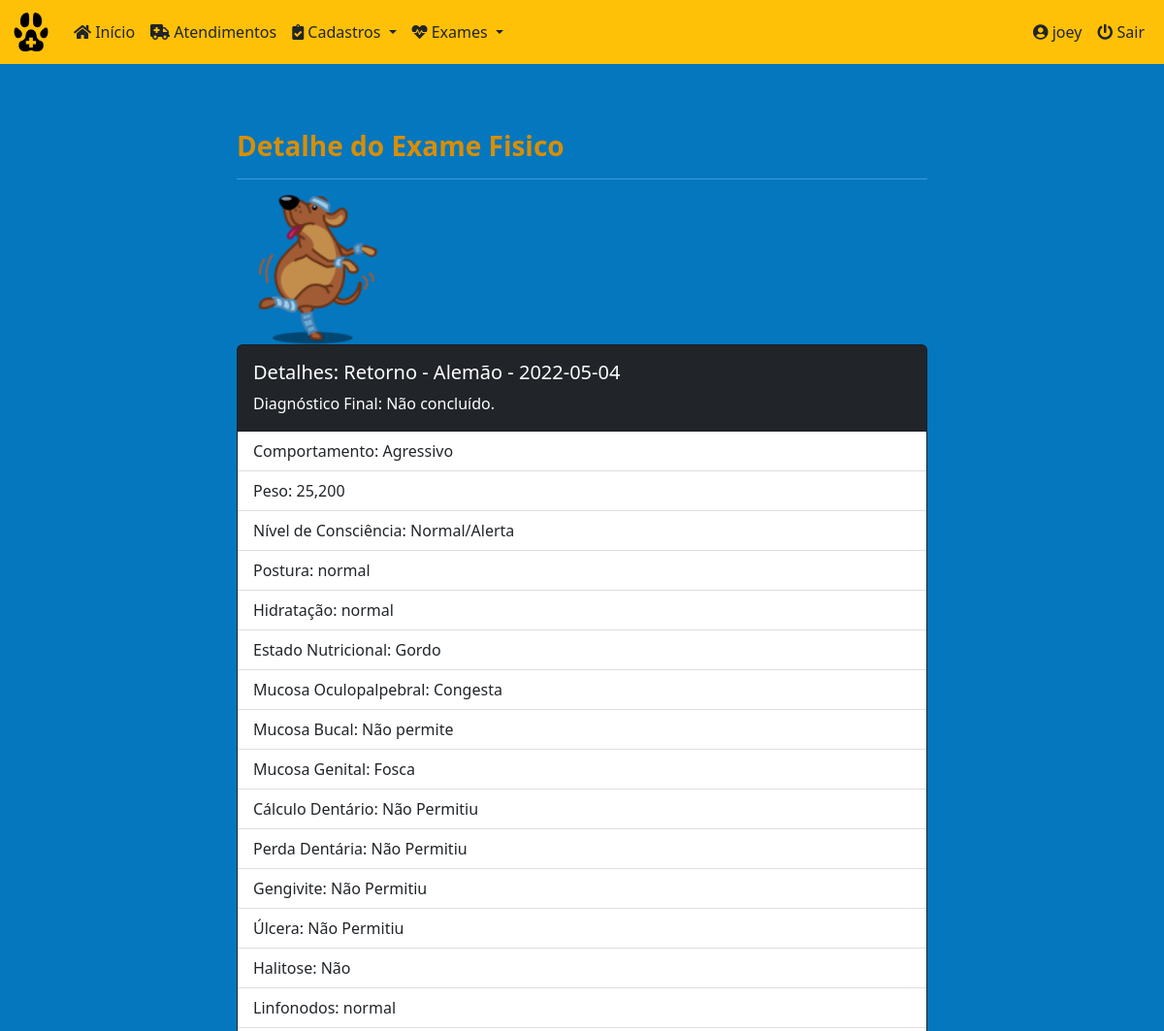
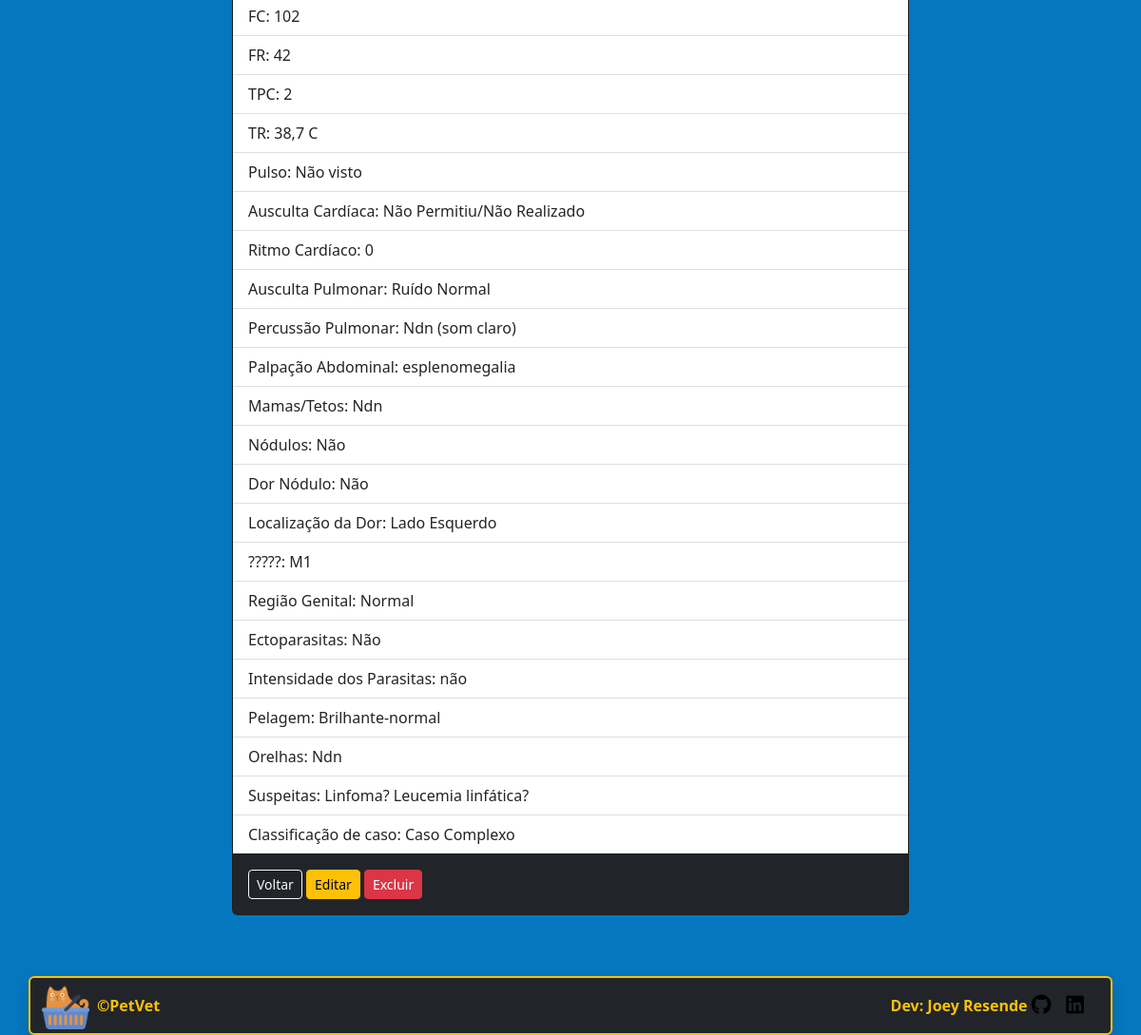
Page /petvet/physical_exam/1 (signed in) on the committed database (2 pictures, top to bottom).
### core/models.py (models this page shows, shortened)
class PhysicalExam(models.Model):
    medical_care = models.ForeignKey(
        'MedicalCare', on_delete=models.PROTECT, null=True, verbose_name='Atendimento')
    choice_conduct = models.CharField(
        max_length=9, choices=conduct, verbose_name='Conduta')
    weight = models.DecimalField(
        max_digits=6, decimal_places=3, verbose_name='Peso', default=0)
    choice_consciousness = models.CharField(
        max_length=18, choices=consciousness, verbose_name='Nivel de Consciência')
    stance = models.CharField(max_length=30, verbose_name='Postura')
    hydration = models.CharField(max_length=30, verbose_name='Hidratação')
    choice_nutricional_status = models.CharField(
        max_length=18, choices=nutricional_status, verbose_name='Estado Nutricional')
    oculopalpebral = models.CharField(
        max_length=30, default='Não Permitiu', verbose_name='Mucosa Oculopalpebral')
    bucal = models.CharField(
        max_length=30, default='Não Permitiu', verbose_name='Mucosa Bucal')
    genital = models.CharField(
        max_length=30, default='Não Permitiu', verbose_name='Mucosa Genital')
    choice_dental_calculus = models.CharField(
        max_length=18, choices=dental_calculus, verbose_name='Cálculo Dentário')
    choice_dental_loss = models.CharField(
        max_length=29, choices=dental_loss, verbose_name='Perda Dentário')
    gengivite = models.CharField(
        max_length=18, choices=dental_calculus, verbose_name='Gengivite')
    choice_ulcera = models.CharField(
        max_length=12, choices=ulcera, verbose_name='Úlcera')
    choice_halitose = models.CharField(
        max_length=18, choices=dental_calculus, verbose_name='Halitose')
    linfonodos = models.CharField(max_length=60, verbose_name='Linfonodos')
    fc = models.CharField(max_length=30, default=0, verbose_name='FC')
    fr = models.CharField(max_length=30, default=0, verbose_name='FR')
    tpc = models.CharField(max_length=30, default=0, verbose_name='TPC')
    tr = models.CharField(max_length=30, default=0, verbose_name='TR')
    pulse = models.CharField(max_length=30, default=0, verbose_name='Pulso')
    choice_auscu_cardio = models.CharField(
        max_length=26, choices=auscu_cardio, verbose_name='Ausculta Cardíaca')
    heart_rate = models.CharField(
        max_length=30, default=0, verbose_name='Ritmo Cardíaco')
    choice_auscu_pulmonar = models.CharField(
        max_length=17, choices=auscu_pulmonar, verbose_name='Ausculta Pulmonar')
    choice_percu_pulmonar = models.CharField(
        max_length=17, choices=percu_pulmonar, verbose_name='Percussão Pulmonar')
    palpa_abdominal = models.CharField(
        max_length=60, verbose_name='Palpação Abdominal')
    choice_mamas = models.CharField(
        max_length=17, choices=mamas, verbose_name='Mamas/Tetos')
    choice_nodulo = models.CharField(
        max_length=17, choices=nodulo, verbose_name='Nódulos')
    choice_nodulo_pain = models.CharField(
        max_length=30, choices=castrated_status, verbose_name='Dor Nódulo')
    choice_local_pain = models.CharField(
        max_length=30, choices=local_pain, verbose_name='Local da Dor')
    choice_pain_m = models.CharField(
        max_length=3, choices=pain_m, verbose_name='Código Região')
    genital_region = models.CharField(
        max_length=30, default='Normal', verbose_name='Região Genital')
    choice_ectoparasitas = models.CharField(
        max_length=30, choices=parasitas, verbose_name='Ectoparasitas')
    ectoparasitas_intensity = models.CharField(
        max_length=30,  null=True, blank=True, verbose_name='Intensidade dos Parasitas')
    pelage = models.CharField(
        max_length=60, default='Normal', verbose_name='Pelagem')
    ears = models.CharField(
        max_length=60, default='Normal', verbose_name='Orelhas')
    diag_differ = models.TextField(
        max_length=1000, verbose_name='Suspeitas')
    diag_final = models.TextField(
        max_length=1000, verbose_name='Diagnósticos Definitivos')
    case_classification = models.CharField(
        max_length=13, choices=classifier, verbose_name='Classificação de caso')
    class Meta:
        ordering = ['id']

class MedicalCare(models.Model):
    id = models.AutoField(primary_key=True)
    date = models.DateField(default=date.today, verbose_name='Data')
    time = models.TimeField(verbose_name='Hora')
    pet_name = models.ForeignKey(
        'Pets', on_delete=models.PROTECT, null=True, verbose_name='Nome do Pet')
    procedure = models.CharField(
        max_length=8, choices=procedures, verbose_name='Tipo de atendimento')
    vet_name = models.ForeignKey(
        'Vet', on_delete=models.PROTECT, null=True, verbose_name='Veterinario')
    sedative = models.CharField(
        max_length=8, choices=type_sedative, default='Não', verbose_name='Tipo de sedativo')
    report = models.TextField(
        max_length=1000, verbose_name='Relato do problema')
    class Meta:
        ordering = ['-date']
    def __str__(self):
        return f'{self.procedure} - {self.pet_name} - {self.date}'

class Pets(models.Model):
    id = models.AutoField(primary_key=True)
    pet_name = models.CharField(
        max_length=30, verbose_name='Nome do Pet')
    species = models.CharField(
        max_length=20, verbose_name='Espécie')
    breed = models.CharField(
        max_length=30, verbose_name='Raça')
    gender = models.CharField(
        max_length=5, choices=sex_status, verbose_name='Gênero')
    date_of_birth = models.DateField(
        null=True, blank=True, verbose_name='Data de Nascimento')
    castrated = models.CharField(
        max_length=3, choices=castrated_status, default='N', verbose_name='Castrado?')
    weight = models.DecimalField(
        max_digits=6, decimal_places=3, verbose_name='Peso', default=0)
    tutor_name = models.ForeignKey(
        'Tutor', on_delete=models.PROTECT, null=True, verbose_name='Nome do Tutor')
    class Meta:
        ordering = ['-id']
    def __str__(self):
        return self.pet_name

### core/views.py (the view)
# urls.py: path('physical_exam/<int:pk>', PhysicalExamDetail.as_view(),
class PhysicalExamDetail(LoginRequiredMixin, DetailView):
    login_url = reverse_lazy('login')
    model = PhysicalExam
    template_name = 'core/physical_exam_detail.html'
    success_url = reverse_lazy('physical_exams')

### core/templates/core/physical_exam_detail.html (shortened to what this page needs)
{% extends 'core/base_model.html' %}
{% load static %}
{% block content %}
<div class="row">
  <div class="col-sm-8 mx-auto">
    <div class="container">
      <h3><strong>Detalhe do Exame Fisico</strong></h3><hr>
      <div class="row col-3">
        <img class="card-img-top" src="{% static 'img/fitness_dog.png/' %}" alt="Imagem de capa do card">
      </div>
      <div class="card text-white bg-dark mb-3">
        <div class="card-body">
          <h5 class="card-title">Detalhes: {{ physicalexam.medical_care }}</h5>
          <p class="card-text">Diagnóstico Final: {{ physicalexam.diag_final }}</p>
        </div>
          <ul class="list-group list-group-flush">
            <li class="list-group-item">Comportamento: {{ physicalexam.choice_conduct }}</li>
            <li class="list-group-item">Peso: {{ physicalexam.weight }}</li>
            <li class="list-group-item">Nível de Consciência: {{ physicalexam.choice_consciousness }}</li>
            <li class="list-group-item">Postura: {{ physicalexam.stance }}</li>
            <li class="list-group-item">Hidratação: {{ physicalexam.hydration }}</li>
            <li class="list-group-item">Estado Nutricional: {{ physicalexam.choice_nutricional_status }}</li>
            <li class="list-group-item">Mucosa Oculopalpebral: {{ physicalexam.oculopalpebral }}</li>
            <li class="list-group-item">Mucosa Bucal: {{ physicalexam.bucal }}</li>
            <li class="list-group-item">Mucosa Genital: {{ physicalexam.genital }}</li>
            <li class="list-group-item">Cálculo Dentário: {{ physicalexam.choice_dental_calculus }}</li>
            <li class="list-group-item">Perda Dentária: {{ physicalexam.choice_dental_loss }}</li>
            <li class="list-group-item">Gengivite: {{ physicalexam.gengivite }}</li>
            <li class="list-group-item">Úlcera: {{ physicalexam.choice_ulcera }}</li>
            <li class="list-group-item">Halitose: {{ physicalexam.choice_halitose }}</li>
            <li class="list-group-item">Linfonodos: {{ physicalexam.linfonodos }}</li>
            <li class="list-group-item">FC: {{ physicalexam.fc }}</li>
            <li class="list-group-item">FR: {{ physicalexam.fr }}</li>
            <li class="list-group-item">TPC: {{ physicalexam.tpc }}</li>
            <li class="list-group-item">TR: {{ physicalexam.tr }}</li>
            <li class="list-group-item">Pulso: {{ physicalexam.pulse }}</li>
            <li class="list-group-item">Ausculta Cardíaca: {{ physicalexam.choice_auscu_cardio }}</li>
            <li class="list-group-item">Ritmo Cardíaco: {{ physicalexam.heart_rate }}</li>
            <li class="list-group-item">Ausculta Pulmonar: {{ physicalexam.choice_auscu_pulmonar }}</li>
            <li class="list-group-item">Percussão Pulmonar: {{ physicalexam.choice_percu_pulmonar }}</li>
            <li class="list-group-item">Palpação Abdominal: {{ physicalexam.palpa_abdominal }}</li>
            <li class="list-group-item">Mamas/Tetos: {{ physicalexam.choice_mamas }}</li>
            <li class="list-group-item">Nódulos: {{ physicalexam.choice_nodulo }}</li>
            <li class="list-group-item">Dor Nódulo: {{ physicalexam.choice_nodulo_pain }}</li>
            <li class="list-group-item">Localização da Dor: {{ physicalexam.choice_local_pain }}</li>
            <li class="list-group-item">?????: {{ physicalexam.choice_pain_m }}</li>
            <li class="list-group-item">Região Genital: {{ physicalexam.genital_region }}</li>
            <li class="list-group-item">Ectoparasitas: {{ physicalexam.choice_ectoparasitas }}</li>
            <li class="list-group-item">Intensidade dos Parasitas: {{ physicalexam.ectoparasitas_intensity }}</li>
            <li class="list-group-item">Pelagem: {{ physicalexam.pelage }}</li>
            <li class="list-group-item">Orelhas: {{ physicalexam.ears }}</li>
            <li class="list-group-item">Suspeitas: {{ physicalexam.diag_differ }}</li>
            <li class="list-group-item">Classificação de caso: {{ physicalexam.case_classification }}</li>
          </ul>
        <div class="card-body">
          <a href="{% url 'physical_exams' %}" class="btn btn-outline-light btn-sm">Voltar</a>
          <a href="{% url 'physical_exam_edit' physicalexam.pk %}" class="btn btn-warning btn-sm">Editar</a>
          <a href="{% url 'physical_exam_delete' physicalexam.pk %}" class="btn btn-danger btn-sm">Excluir</a>
        </div>
      </div>
    </div>
  </div>
</div>
{% endblock %}

### core/templates/core/base_model.html (shortened to what this page needs)
{% load static %}
<!DOCTYPE html>
<html lang="pt-br" class="h-100">
<head>
  <link rel="stylesheet" href="{% static 'css/bootstrap.min.css/' %}" />
  <link rel="stylesheet" href="https://cdnjs.cloudflare.com/ajax/libs/font-awesome/5.11.2/css/all.css">
  <link rel="stylesheet" href="{% static 'css/styles.css/' %}" />
  <link rel="stylesheet" type="text/css" href="https://cdn.datatables.net/v/bs5/dt-1.11.5/datatables.min.css" />
</head>
<body class="d-flex flex-column h-100">
  <main class="flex-shrink-0  ">
    {% block menu %}
    <nav class="navbar navbar-expand-lg sticky-top bg-warning">
      <div class="container-fluid">
        <a class="navbar-brand" href="{% url 'index' %}">
          <img src="{% static 'img/favicon.ico/' %}" height="40" alt="" />
        </a>
        <div class="collapse navbar-collapse" id="navbarsExample06">
          <ul class="navbar-nav me-auto mb-2 mb-xl-0">
            <li class="nav-item">
              <a class="nav-link text-dark" href="{% url 'index' %}">
                <i class="fa fa-home" aria-hidden="true"></i>
                Início
              </a>
            </li>
            <li class="nav-item">
              <a class="nav-link text-dark" href="{% url 'medical_cares' %}">
                <i class="fas fa-ambulance" aria-hidden="true"></i>
                Atendimentos
              </a>
            </li>
            <li class="nav-item dropdown">
              <a class="nav-link text-dark dropdown-toggle" href="#" data-bs-toggle="dropdown" aria-expanded="false">
                <i class="fas fa-clipboard-check" aria-hidden="true"></i>
                Cadastros
              </a>
            </li>
            <li class="nav-item dropdown">
              <a class="nav-link text-dark dropdown-toggle" href="#" data-bs-toggle="dropdown" aria-expanded="false">
                <i class="fas fa-heartbeat" aria-hidden="true"></i>
                Exames
              </a>
            </li>
          </ul>
          <div class="collapse navbar-collapse d-lg-flex justify-content-end">
            <ul class="navbar-nav bd-navbar-nav flex=row">
              {% if request.user.is_authenticated %}
              <li class="nav-item">
                  <a class="nav-link text-dark" href="{% url 'meus_dados' %}">
                    <i class="fas fa-user-circle" aria-hidden="true"></i>
                    <span id="username">{{ request.user }}</span>
                  </a>
              </li>
              <li class="nav-item">
                <a class="nav-link text-dark" href="{% url 'logout' %}">
                  <i class="fas fa-power-off" aria-hidden="true"></i>
                  Sair
                </a>
              </li>
              {% endif %}
            </ul>
          </div>
         </div>
      </div>
    </nav>
    {% endblock %}
    <div class="container py-5">
      {% block content %}
      {% endblock %}
    </div>
  </main>
{% block footer %}
<div class="container border border-warning border-2 rounded shadow bg-dark">
  <footer class="d-flex flex-wrap justify-content-between align-items-center py-1">
    <div class="col-md-4 d-flex align-items-center">
      <a href="{% url 'index' %}" class="mb-3 me-2 mb-md-0">
        <img src="{% static 'img/cat_yellow.png/' %}" width="50" height="50" alt="">
      </a>
      <span class="mb-3 mb-md-0 text-warning"><strong>&copy;PetVet</strong></span>
    </div>
    <ul class="nav col-md-4 justify-content-end list-unstyled d-flex">
      <li class="ms-3 text-warning"><strong>Dev: Joey Resende</strong>  <a href="https://github.com/Joey-Resende" target="_blank">
        <i class="fab fa-github fa-lg text-black" aria-hidden="true"></i>
      </a></li>
      <li class="ms-3"><a href="https://www.linkedin.com/in/givanildo-resende/" target="_blank">
        <i class="fab fa-linkedin fa-lg text-black" aria-hidden="true"></i>
      </a></li>
    </ul>
  </footer>
</div>
{% endblock %}
</body>
</html>

### static/css/styles.css (style rules this page uses)
:root { --preto: #000000; --branco-1: #ffffff; --branco-2: #E0E2DD; --azul-1: #0477BF; --azul-2: #0388A6; --azul-3: #003570; --amarelo-1: #F2CB05; --amarelo-2: #D98E04; }
body { background-color: var(--azul-1); color: var(--preto); padding-bottom: 20px; }
h3 { color: var(--amarelo-2); }
div { color: var(--branco-1); }
.navbar { background-color: var(--amarelo-1); color: var(--amarelo-2); margin-bottom: 20px; }
p { color: var(--branco-1); }

### rows in the picture
PhysicalExam: medical_care "Retorno - Alemão - 2022-05-04", diag_final "Não concluído.", choice_conduct "Agressivo", weight "25,200", choice_consciousness "Normal/Alerta", stance "normal", hydration "normal", choice_nutricional_status "Gordo", oculopalpebral "Congesta", bucal "Não permite", genital "Fosca", choice_dental_calculus "Não Permitiu", choice_dental_loss "Não Permitiu", gengivite "Não Permitiu", choice_ulcera "Não Permitiu", choice_halitose "Não", linfonodos "normal", fc "102", fr "42", tpc "2", tr "38,7 C", pulse "Não visto", choice_auscu_cardio "Não Permitiu/Não Realizado", heart_rate "0", choice_auscu_pulmonar "Ruído Normal", choice_percu_pulmonar "Ndn (som claro)", palpa_abdominal "esplenomegalia", choice_mamas "Ndn", choice_nodulo "Não", choice_nodulo_pain "Não", choice_local_pain "Lado Esquerdo", choice_pain_m "M1", genital_region "Normal", choice_ectoparasitas "Não", ectoparasitas_intensity "não", pelage "Brilhante-normal", ears "Ndn", diag_differ "Linfoma? Leucemia linfática?", case_classification "Caso Complexo"

### other values in the picture
{{ request.user }} "joey"
